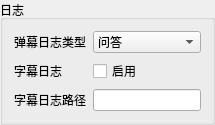
                <widget class="QGroupBox" name="groupBox_log">
                 <property name="title">
                  <string>日志</string>
                 </property>
                 <layout class="QGridLayout" name="gridLayout_47">
                  <item row="0" column="0">
                   <layout class="QGridLayout" name="gridLayout_46" columnstretch="1,5">
                    <item row="1" column="1">
                     <widget class="QComboBox" name="comboBox_comment_log_type">
                      <item>
                       <property name="text">
                        <string>问答</string>
                       </property>
                      </item>
                      <item>
                       <property name="text">
                        <string>问题</string>
                       </property>
                      </item>
                      <item>
                       <property name="text">
                        <string>回答</string>
                       </property>
                      </item>
                      <item>
                       <property name="text">
                        <string>不记录</string>
                       </property>
                      </item>
                     </widget>
                    </item>
                    <item row="1" column="0">
                     <widget class="QLabel" name="label_comment_log_type">
                      <property name="text">
                       <string>弹幕日志类型</string>
                      </property>
                     </widget>
                    </item>
                    <item row="3" column="0">
                     <widget class="QLabel" name="label_captions_file_path">
                      <property name="text">
                       <string>字幕日志路径</string>
                      </property>
                     </widget>
                    </item>
                    <item row="3" column="1">
                     <widget class="QLineEdit" name="lineEdit_captions_file_path"/>
                    </item>
                    <item row="2" column="0">
                     <widget class="QLabel" name="label_captions_enable">
                      <property name="text">
                       <string>字幕日志</string>
                      </property>
                     </widget>
                    </item>
                    <item row="2" column="1">
                     <widget class="QCheckBox" name="checkBox_captions_enable">
                      <property name="text">
                       <string>启用</string>
                      </property>
                     </widget>
                    </item>
                   </layout>
                  </item>
                 </layout>
                </widget>
